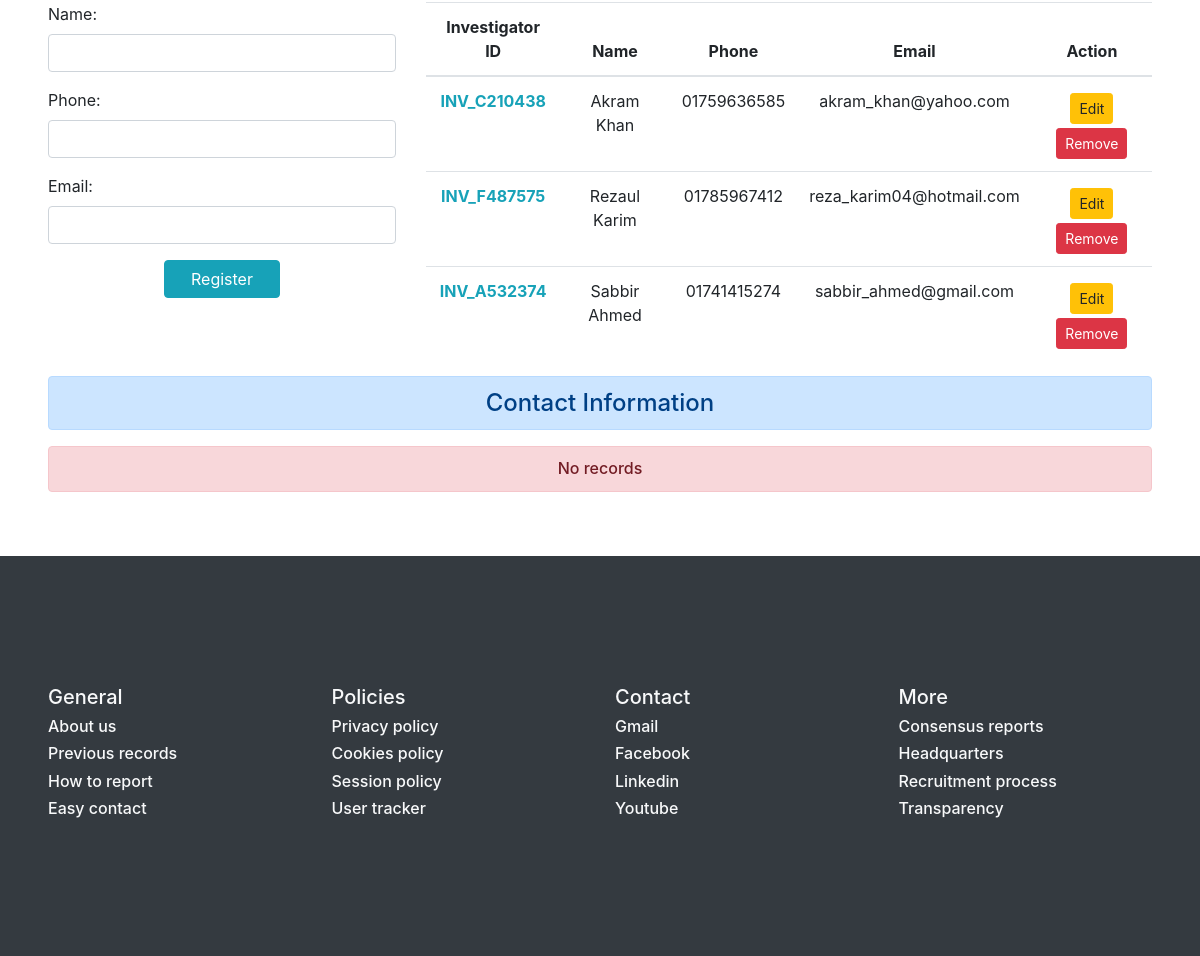
The page /adminPanel/ (lower part) on the database as committed earlier.
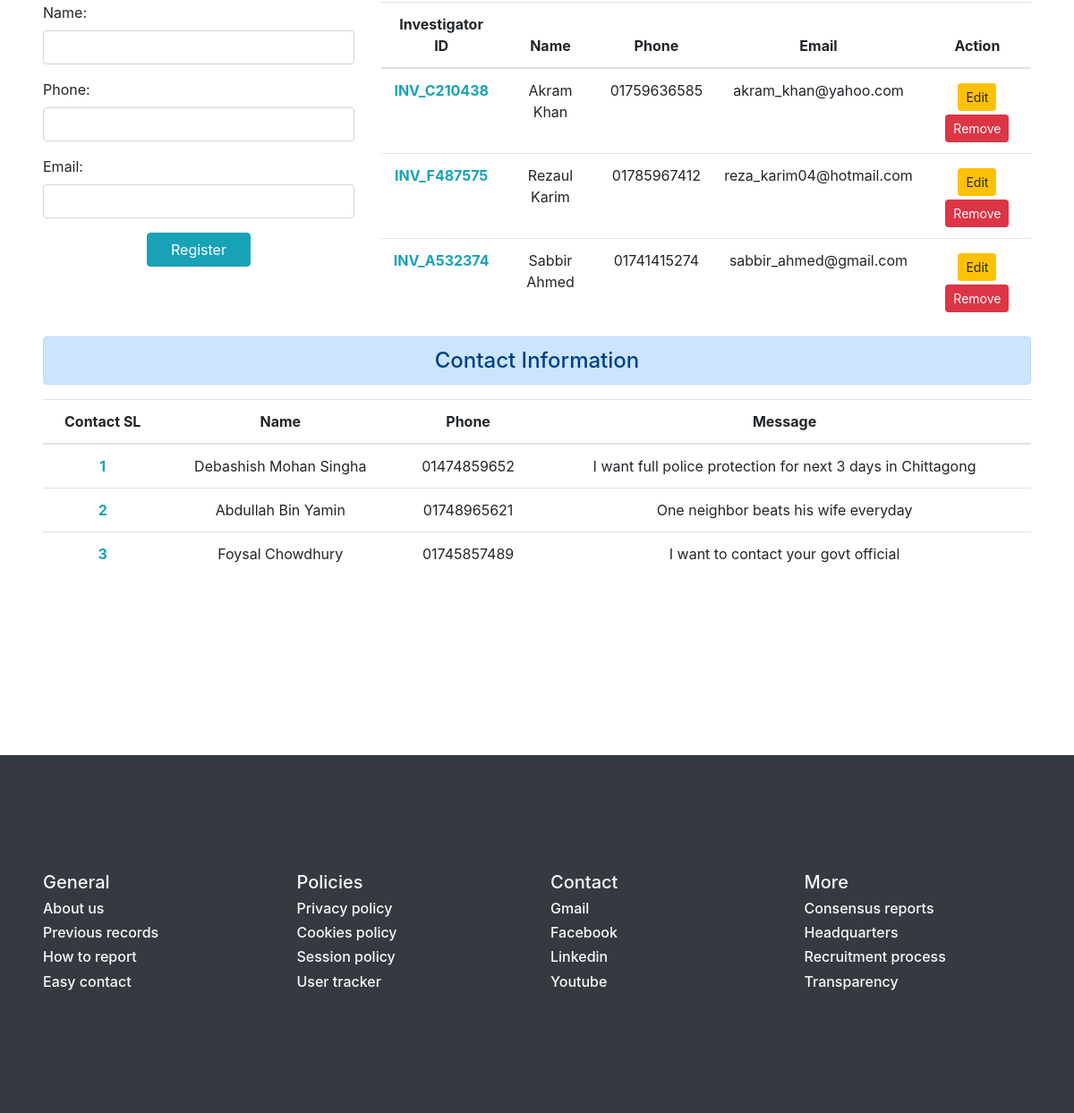
The same page on the database as committed later.
### accounts/models.py (models this page shows)
class Investigator(models.Model):
    id = models.AutoField(primary_key=True)
    investigator_code = models.CharField(max_length=11)
    name = models.CharField(max_length=50)
    phone = models.CharField(max_length=50)
    email = models.CharField(max_length=50)
    cases = models.CharField(max_length=5000)

### main/models.py (models this page shows)
class Contact(models.Model):
    id = models.AutoField(primary_key=True)
    name = models.CharField(max_length=100)
    phone = models.CharField(max_length=12)
    message = models.CharField(max_length=5000)

### main/views.py (the view)
# urls.py: path('adminPanel/', views.adminPanel, name="adminPanel"),
def adminPanel(request):
    if request.method == 'POST':
        fm = RegisterInvestigator(request.POST)
        if fm.is_valid():
            investigator_code = 'INV_' + chr(randint(65,70)) + str(randint(100000,999999))  # Generating a code for the investigator
            name = fm.cleaned_data['name']
            phone = fm.cleaned_data['phone']
            email = fm.cleaned_data['email']
            record = Investigator(investigator_code=investigator_code, name=name, phone=phone, email=email, cases="")
            record.save()
            fm = RegisterInvestigator()
    else:
        fm = RegisterInvestigator()
    cases = Case.objects.all()
    reporters = Reporter.objects.all()
    investigators = Investigator.objects.all()
    contacts = Contact.objects.all()
    params = {'form':fm, 'investigators':investigators, 'cases':cases, 'reporters':reporters, 'contacts':contacts}
    return render(request, 'main/adminPanel.html', params)

### main/forms.py
class RegisterInvestigator(forms.ModelForm):
    class Meta:
        model = Investigator
        fields = ['name', 'phone', 'email']
        widgets = {
            'name' : forms.TextInput(attrs={'class':'form-control'}),
            'phone' : forms.TextInput(attrs={'class':'form-control'}),
            'email' : forms.TextInput(attrs={'class':'form-control'}),
        }

### main/templates/main/adminPanel.html (shortened to what the changed rows need)
{% extends 'main/base.html' %}
{% block body %}
    <section class="mx-5">
        <div class="row my-4">
            <div class="col-md-8">
                {% if investigators %}
                    <div class="overflow-auto" style="height: 350px;">
                        <table class="table table-hover overflow-auto">
                            <thead>
                            <tr>
                                <th scope="col" class="text-center">Investigator ID</th>
                                <th scope="col" class="text-center">Name</th>
                                <th scope="col" class="text-center">Phone</th>
                                <th scope="col" class="text-center">Email</th>
                                <th scope="col" class="text-center">Action</th>
                            </tr>
                            </thead>
                            <tbody>
                                {% for investigator in investigators %}
                                    <tr>
                                        <th scope="row" class="text-info text-center">{{investigator.investigator_code}}</th>
                                        <td class="text-center">{{investigator.name}}</td>
                                        <td class="text-center">{{investigator.phone}}</td>
                                        <td class="text-center">{{investigator.email}}</td>
                                        <td class="text-center">
                                            <a href="{% url 'updateInvestigator' investigator.id %}" class="btn btn-warning btn-sm mt-1">Edit</a>
                                            <form action="{% url 'deleteInvestigator' investigator.id %}" method="POST" class="d-inline"> {% csrf_token %}
                                                <input type="submit" class="btn btn-danger btn-sm mt-1" value="Remove">
                                            </form>
                                        </td>
                                    </tr>
                                {% endfor %}
                            </tbody>
                        </table>
                    </div>
                {% else %}
                    <h6 class="text-center alert alert-danger">No records</h6>
                {% endif %}
            </div>
        </div>
        <div class="row my-4 d-flex justify-content-center">
            <div class="col-md-12">
                <h4 class="text-center alert alert-primary">Contact Information</h4>
                {% if contacts %}
                    <div class="overflow-auto" style="height: 350px;">
                        <table class="table table-hover overflow-auto">
                            <thead>
                            <tr>
                                <th scope="col" class="text-center">Contact SL</th>
                                <th scope="col" class="text-center">Name</th>
                                <th scope="col" class="text-center">Phone</th>
                                <th scope="col" class="text-center">Message</th>
                            </tr>
                            </thead>
                            <tbody>
                                {% for contact in contacts %}
                                    <tr>
                                        <th scope="row" class="text-info text-center">{{contact.id}}</th>
                                        <td class="text-center">{{contact.name}}</td>
                                        <td class="text-center">{{contact.phone}}</td>
                                        <td class="text-center">{{contact.message}}</td>
                                    </tr>
                                {% endfor %}
                            </tbody>
                        </table>
                    </div>
                {% else %}
                    <h6 class="text-center alert alert-danger">No records</h6>
                {% endif %}
            </div>
        </div>
    </section>
{% endblock %}

Rows that differ between the two databases and show on the page:
added Contact: id "1", name "Debashish Mohan Singha", phone "01474859652", message "I want full police protection for next 3 days in Chittagong"
added Contact: id "2", name "Abdullah Bin Yamin", phone "01748965621", message "One neighbor beats his wife everyday"
added Contact: id "3", name "Foysal Chowdhury", phone "01745857489", message "I want to contact your govt official"
Other text that changed with them:
text no longer shown: "No records"
text now shown: "Contact SL Name Phone Message"
